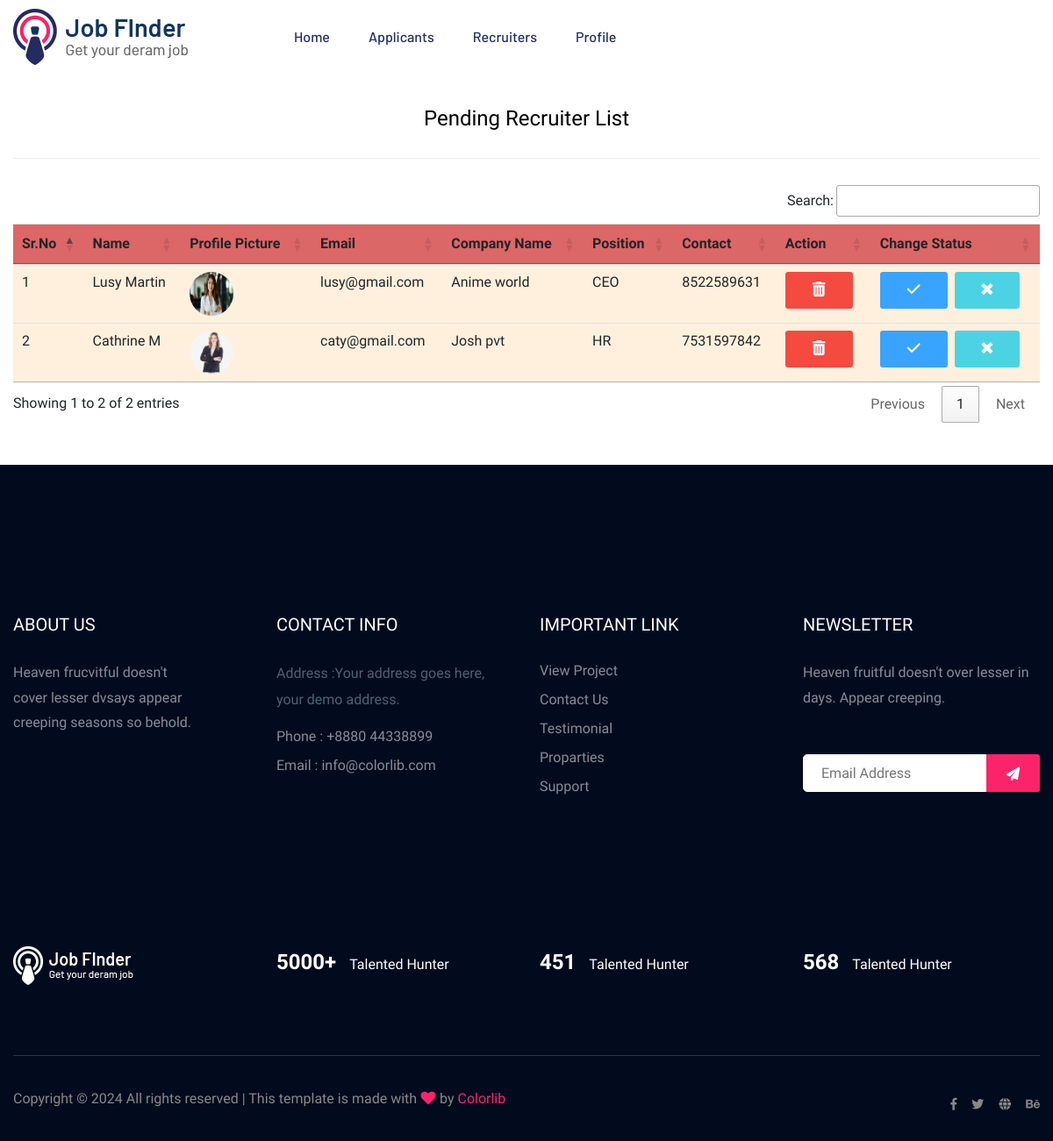
/admin_view_pendingrecruiter (signed in), run on the app's committed database.
### jobportalapp/models.py (models this page shows)
class recruiter(models.Model):
    recruiter_id =models.ForeignKey(User, on_delete=models.CASCADE)
    phone = models.IntegerField()
    image = models.ImageField(upload_to='Recruiter profile/')
    companyname= models.CharField(max_length=60)
    position=models.CharField(max_length=30)
    status=models.CharField(max_length=30,default=False)

class User(AbstractUser):
    usertype = models.CharField(max_length=20)

### jobportalapp/views.py (the view)
# urls.py: path("admin_view_pendingrecruiter", views.admin_view_pendingrecruiter, name="admin_view_pendingrecruiter"),
def admin_view_pendingrecruiter(request):
    id=request.session.get('id', None)
    if id is not None:
        data=recruiter.objects.all().filter(status='pending').order_by('-id')
        return render(request,'admin_view_pendingrecruiter.html', {'data':data})
    else:
        messages.warning(request,'Invalid session data. Please log in again.')
        return redirect('loginpage')

### jobportalapp/context_processors.py (called while the page is built)
def recruiter_info(request):
    recruiter_image = ''
    recruiter_company = ''
    if request.user.is_authenticated and request.user.usertype == 'recruiter':
        try:
            recruiter_data = recruiter.objects.get(recruiter_id=request.user)
            recruiter_image = recruiter_data.image.url
        except recruiter.DoesNotExist:
            pass
    return {
        'recruiter_image': recruiter_image,
        'recruiter_company': recruiter_company,
    }

def jobseeker_info(request):
    jobseeker_image = ''
    if request.user.is_authenticated and request.user.usertype == 'jobseeker':
        try:
            jobseeker_data = jobseeker.objects.get(emp_id=request.user)
            jobseeker_image = jobseeker_data.image.url
        except recruiter.DoesNotExist:
            pass
    return {
        'jobseeker_image': jobseeker_image,
    }

### jobportalapp/templates/admin_view_pendingrecruiter.html
{% extends 'admin_base.html' %}
{% load static %}
{% block content %}
<div class="container" style="margin-top: 3%;">
    <div class="panel panel-primary">
        <div class="panel-heading">
            <h4 class="panel-title text-center" style="color: black;">Pending Recruiter List</h4>
            <hr>
        </div>
        <table class="table table-hover" id="example">
            <thead style="background-color:rgb(220, 103, 103)">
                <tr>
                    <th>Sr.No</th>
                    <th>Name</th>
                    <th>Profile Picture</th>
                    <th>Email</th>
                    <th>Company Name</th>
                    <th>Position</th>
                    <th>Contact</th>
                    <th>Action</th>
                    <th>Change Status</th>
                </tr>
            </thead>
            {% for i in data %}
            <tr style="background-color:rgb(255, 240, 221);">
                <td>{{ forloop.counter}}</td>
                <td> {{i.recruiter_id.first_name}} {{i.recruiter_id.last_name}}</td>
                <td> <img src="{{ i.image.url }}" alt="Profile Pic" height="50px" width="50px"
                        style="border-radius: 50%;" /></td>
                <td>{{i.recruiter_id.email}}</td>
                <td>{{ i.companyname }}</td>
                <td>{{ i.position }}</td>
                <td>{{i.phone}}</td>
                <td>
                    <a class="genric-btn danger btn-sm" onclick="return confirm(' Do you want to delete this record?')"
                        href="admin_delete_pendingrecruiter/{{ i.id }}"><span
                            class="fa-solid fa-trash-can fa-lg"></span></a>&nbsp;
                </td>
                <td>
                    <a class="genric-btn info btn-sm" onclick="return confirm(' Do you want to accept this record?')"
                        href="admin_approve_pendingrecruiter/{{ i.id }}"><span
                            class="fa-solid fa-check fa-lg"></span></a>&nbsp;
                    <a class="genric-btn success btn-sm" onclick="return confirm(' Do you want to reject this record?')"
                        href="admin_reject_pendingrecruiter/{{ i.id }}"><span class="fa fa-times fa-lg"></span></a>
                </td>
                {% endfor %}
        </table>
    </div>
</div>
<br><br>
{% endblock content %}

### data on the page
recruiter: recruiter_id.first_name "Lusy", recruiter_id.last_name "Martin", image (picture), recruiter_id.email "lusy@gmail.com", companyname "Anime world", position "CEO", phone "8522589631"
recruiter: recruiter_id.first_name "Cathrine", recruiter_id.last_name "M", image (picture), recruiter_id.email "caty@gmail.com", companyname "Josh pvt", position "HR", phone "7531597842"
